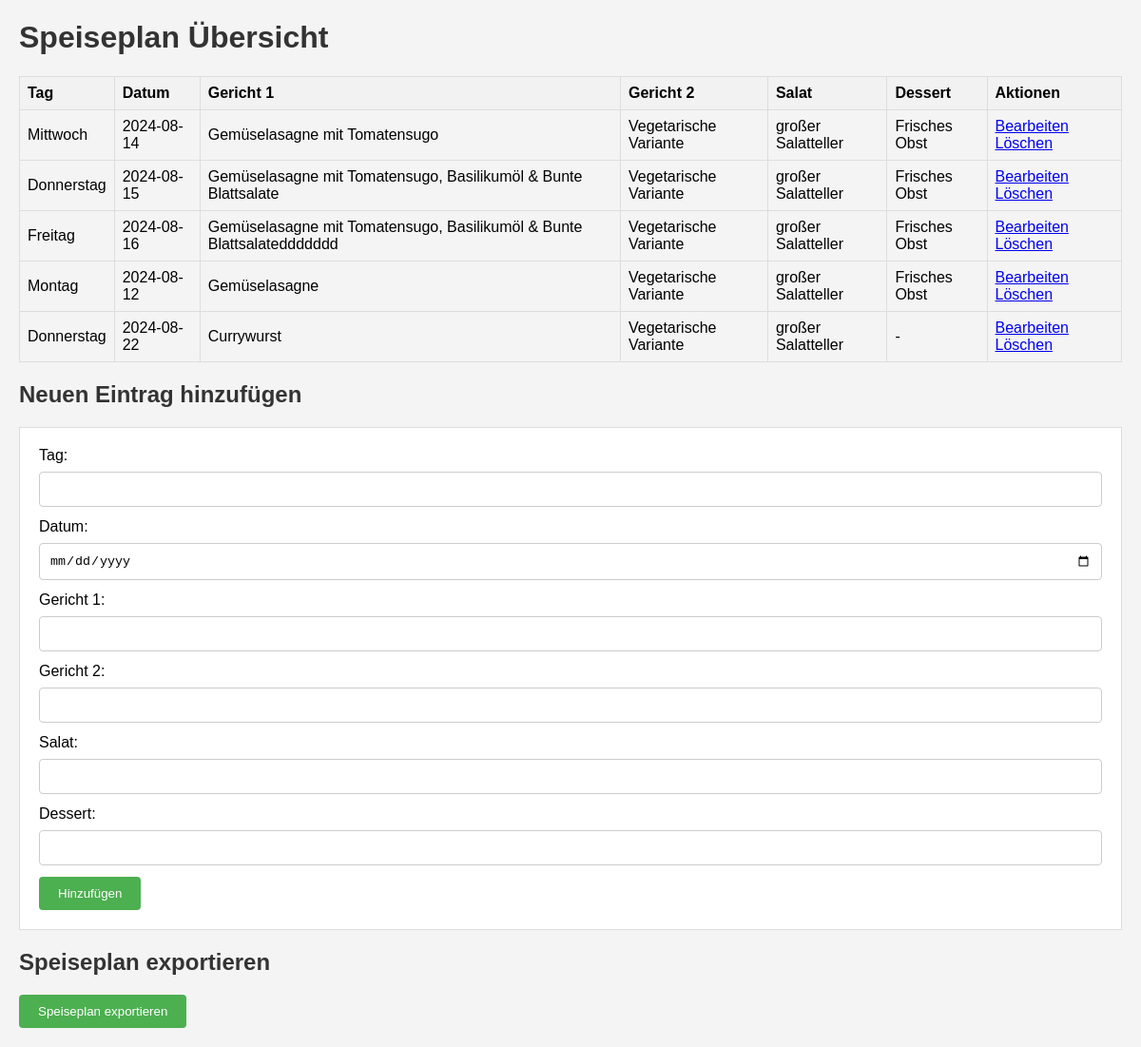
The page / on the database its author committed.
### tables this page shows
CREATE TABLE meals (
        id INTEGER PRIMARY KEY AUTOINCREMENT,
        day TEXT NOT NULL,
        date TEXT NOT NULL,
        meal1 TEXT NOT NULL,
        meal2 TEXT NOT NULL,
        salad TEXT NOT NULL,
        dessert TEXT NOT NULL
    );

### app.py (the view)
@app.route('/')
def index():
    conn = connect_db()
    cursor = conn.execute('SELECT id, day, date, meal1, meal2, salad, dessert FROM meals')
    meals = cursor.fetchall()
    conn.close()
    return render_template('index.html', meals=meals)

### app.py (called while the page is built)
def connect_db():
    conn = sqlite3.connect('database.db')
    conn.row_factory = sqlite3.Row
    return conn

### templates/index.html (shortened to what this page needs)
<!DOCTYPE html>
<html lang="de">
<head>
    <link rel="stylesheet" href="{{ url_for('static', filename='style.css') }}">
</head>
<body>
    <h1>Speiseplan Übersicht</h1>
    <table>
        <thead>
            <tr>
                <th>Tag</th>
                <th>Datum</th>
                <th>Gericht 1</th>
                <th>Gericht 2</th>
                <th>Salat</th>
                <th>Dessert</th>
                <th>Aktionen</th>
            </tr>
        </thead>
        <tbody>
            {% for meal in meals %}
            <tr>
                <td>{{ meal['day'] }}</td>
                <td>{{ meal['date'] }}</td>
                <td>{{ meal['meal1'] }}</td>
                <td>{{ meal['meal2'] }}</td>
                <td>{{ meal['salad'] }}</td>
                <td>{{ meal['dessert'] }}</td>
                <td>
                    <a href="{{ url_for('edit', id=meal['id']) }}">Bearbeiten</a>
                    <a href="{{ url_for('delete', id=meal['id']) }}" onclick="return confirm('Bist du sicher, dass du diesen Eintrag löschen möchtest?');">Löschen</a>
                </td>
            </tr>
            {% endfor %}
        </tbody>
    </table>
    <h2>Neuen Eintrag hinzufügen</h2>
    <form action="{{ url_for('add') }}" method="POST">
        <label for="day">Tag:</label>
        <input type="text" id="day" name="day" required>
        <label for="date">Datum:</label>
        <input type="date" id="date" name="date" required>
        <label for="meal1">Gericht 1:</label>
        <input type="text" id="meal1" name="meal1" class="autocomplete" autocomplete="on" required>
        <label for="meal2">Gericht 2:</label>
        <input type="text" id="meal2" name="meal2" class="autocomplete" autocomplete="on" required>
        <label for="salad">Salat:</label>
        <input type="text" id="salad" name="salad" class="autocomplete" autocomplete="on" required>
        <label for="dessert">Dessert:</label>
        <input type="text" id="dessert" name="dessert" class="autocomplete" autocomplete="on" required>
        <button type="submit">Hinzufügen</button>
    </form>
    <h2>Speiseplan exportieren</h2>
    <a href="{{ url_for('export') }}">
        <button>Speiseplan exportieren</button>
    </a>
</body>
</html>

### static/style.css (style rules this page uses)
body { font-family: Arial, sans-serif; margin: 20px; background-color: #f4f4f4; }
h1, h2 { color: #333; }
table { width: 100%; border-collapse: collapse; margin-bottom: 20px; }
table, th, td { border: 1px solid #ddd; }
th, td { padding: 8px; text-align: left; }
th { background-color: #f2f2f2; }
form { background-color: #fff; padding: 20px; border: 1px solid #ddd; margin-bottom: 20px; }
label { display: block; margin-bottom: 8px; }
input[type="text"], input[type="date"], select { width: calc(100% - 22px); padding: 10px; margin-bottom: 12px; border: 1px solid #ccc; border-radius: 4px; }
button { padding: 10px 20px; background-color: #4CAF50; color: white; border: none; border-radius: 4px; cursor: pointer; }

### rows shown on the page
meals: day "Mittwoch", date "2024-08-14", meal1 "Gemüselasagne mit Tomatensugo", meal2 "Vegetarische Variante", salad "großer Salatteller", dessert "Frisches Obst"
meals: day "Donnerstag", date "2024-08-15", meal1 "Gemüselasagne mit Tomatensugo, Basilikumöl & Bunte Blattsalate", meal2 "Vegetarische Variante", salad "großer Salatteller", dessert "Frisches Obst"
meals: day "Freitag", date "2024-08-16", meal1 "Gemüselasagne mit Tomatensugo, Basilikumöl & Bunte Blattsalateddddddd", meal2 "Vegetarische Variante", salad "großer Salatteller", dessert "Frisches Obst"
meals: day "Montag", date "2024-08-12", meal1 "Gemüselasagne", meal2 "Vegetarische Variante", salad "großer Salatteller", dessert "Frisches Obst"
meals: day "Donnerstag", date "2024-08-22", meal1 "Currywurst", meal2 "Vegetarische Variante", salad "großer Salatteller", dessert "-"
